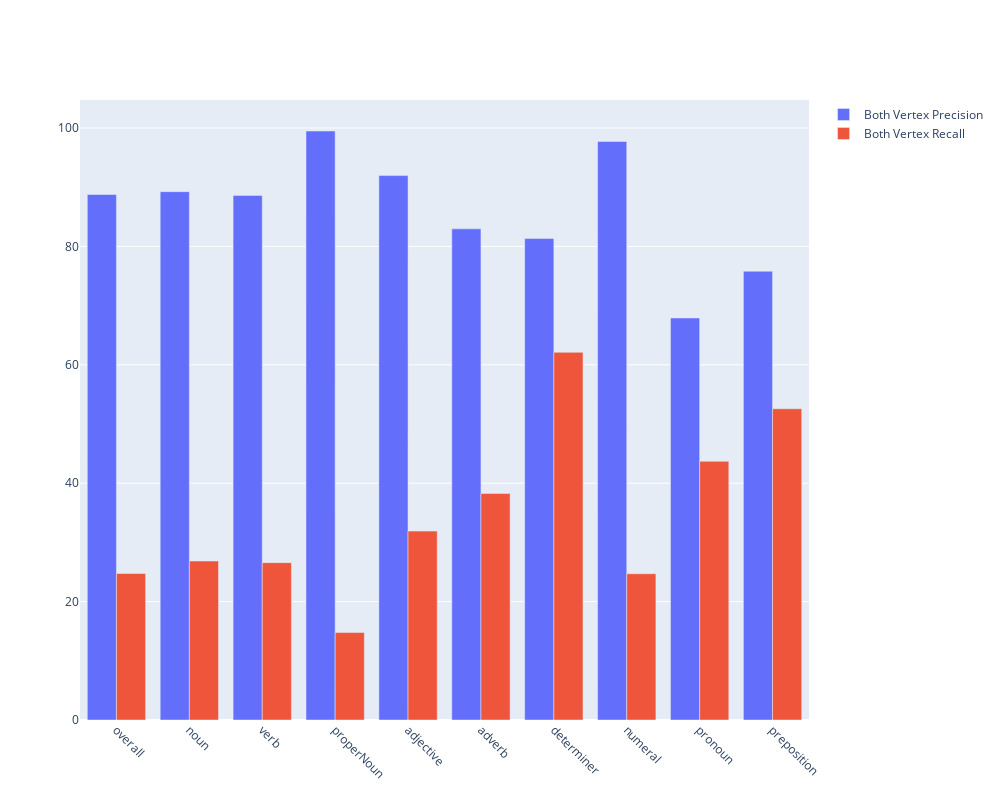
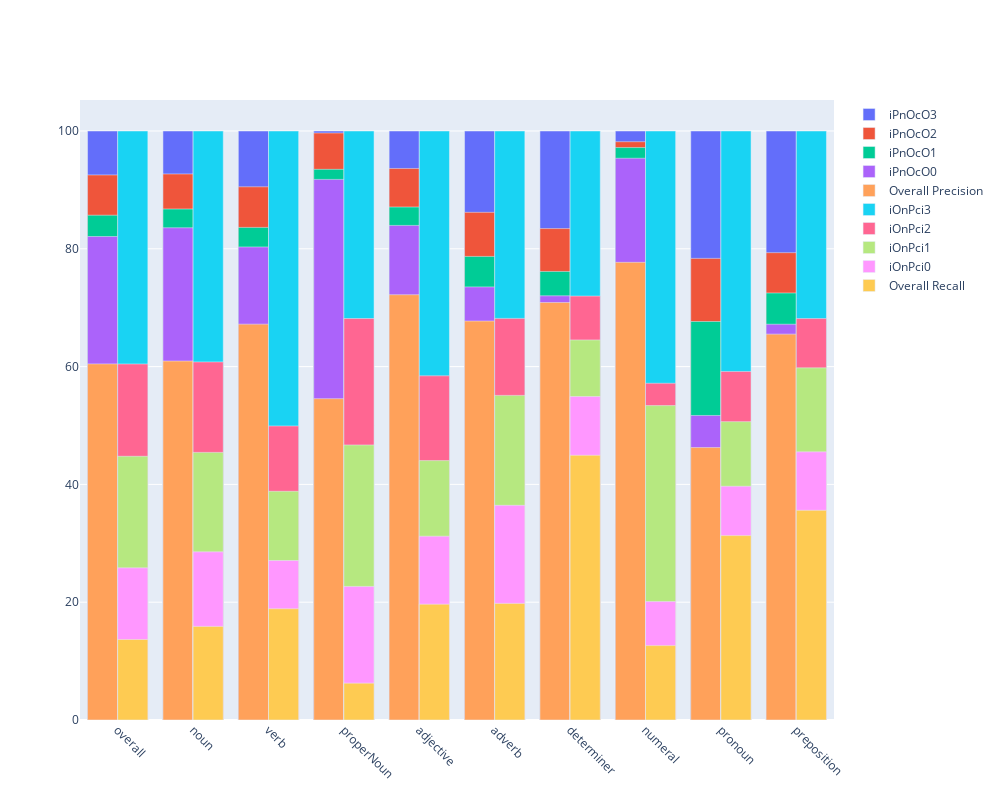

Write notebook code for charts like these, in order.
### Markdown cell above
<h4> Overall Results </h4>

### Code cell
langlist = ["en-es", "en-ca", "fr-es", "fr-ca", "eo-fr", "eo-ca", "eo-en", "eo-es", "oc-ca", "oc-es", "oc-fr"]
avgpredratio = {}
for pos in ppos_req:
    avgpredratio.update({pos : 0})
abvP, abvR, aipnoco, aionpci = [0]*10, [0]*10, [ [0]*10 for _ in range(5)], [ [0]*10 for _ in range(5)]
for lang in langlist:
    metrics = getRaw(lang)
    for pos in ppos_req:
        avgpredratio[pos] += metrics[pos].PE*100/metrics[pos].OE
    bvP, bvR, ipnoco, ionpci = compute(metrics)
    for i in range(len(bvP)):
        abvP[i] += bvP[i]
        abvR[i] += bvR[i]
        for j in range(5):
            aipnoco[j][i] += ipnoco[j][i]
            aionpci[j][i] += ionpci[j][i]
    
for i in range(10):
    abvP[i]/=len(langlist)
    abvR[i]/=len(langlist)
    for j in range(5):
        aipnoco[j][i]/=len(langlist)
        aionpci[j][i]/=len(langlist)
for pos in avgpredratio:
    avgpredratio[pos]/=len(langlist)
    
for pos in ppos_req:
    print(pos + " - Percentage of Translations Predicted: %.2f%%" % avgpredratio[pos] )
plot2in2(abvP, abvR, aipnoco, aionpci)

### Figure 1 — Plotly figure (JSON) as saved in the notebook; plotly's stock layout.template omitted (floating-point values rounded to 4 significant figures)
{"data": [{"base": 0, "name": "Both Vertex Precision", "offset": -0.4, "type": "bar", "width": 0.4, "x": ["overall", "noun", "verb", "properNoun", "adjective", "adverb", "determiner", "numeral", "pronoun", "preposition"], "y": [88.77, 89.25, 88.62, 99.49, 91.96, 82.96, 81.33, 97.73, 67.91, 75.81]}, {"base": 0, "name": "Both Vertex Recall", "offset": 0, "type": "bar", "width": 0.4, "x": ["overall", "noun", "verb", "properNoun", "adjective", "adverb", "determiner", "numeral", "pronoun", "preposition"], "y": [24.74, 26.85, 26.57, 14.77, 31.91, 38.27, 62.11, 24.71, 43.7, 52.58]}], "layout": {"barmode": "group", "height": 800, "width": 1000, "xaxis": {"tickangle": 45}}}

### Figure 2 — Plotly figure (JSON) as saved in the notebook; plotly's stock layout.template omitted (floating-point values rounded to 4 significant figures)
{"data": [{"base": 0, "name": "iPnOcO3", "offset": -0.4, "type": "bar", "width": 0.4, "x": ["overall", "noun", "verb", "properNoun", "adjective", "adverb", "determiner", "numeral", "pronoun", "preposition"], "y": [100, 100.0, 100.0, 100.0, 100, 100.0, 100, 100.0, 100.0, 100]}, {"base": 0, "name": "iPnOcO2", "offset": -0.4, "type": "bar", "width": 0.4, "x": ["overall", "noun", "verb", "properNoun", "adjective", "adverb", "determiner", "numeral", "pronoun", "preposition"], "y": [92.54, 92.71, 90.53, 99.66, 93.64, 86.19, 83.44, 98.18, 78.37, 79.34]}, {"base": 0, "name": "iPnOcO1", "offset": -0.4, "type": "bar", "width": 0.4, "x": ["overall", "noun", "verb", "properNoun", "adjective", "adverb", "determiner", "numeral", "pronoun", "preposition"], "y": [85.7, 86.76, 83.63, 93.49, 87.09, 78.7, 76.15, 97.19, 67.66, 72.5]}, {"base": 0, "name": "iPnOcO0", "offset": -0.4, "type": "bar", "width": 0.4, "x": ["overall", "noun", "verb", "properNoun", "adjective", "adverb", "determiner", "numeral", "pronoun", "preposition"], "y": [82.09, 83.57, 80.31, 91.78, 83.97, 73.53, 72.02, 95.37, 51.7, 67.19]}, {"base": 0, "name": "Overall Precision", "offset": -0.4, "type": "bar", "width": 0.4, "x": ["overall", "noun", "verb", "properNoun", "adjective", "adverb", "determiner", "numeral", "pronoun", "preposition"], "y": [60.46, 60.94, 67.2, 54.56, 72.21, 67.73, 70.88, 77.7, 46.26, 65.51]}, {"base": 0, "name": "iOnPci3", "offset": 0, "type": "bar", "width": 0.4, "x": ["overall", "noun", "verb", "properNoun", "adjective", "adverb", "determiner", "numeral", "pronoun", "preposition"], "y": [100, 100, 100, 100, 100, 100, 100, 100, 100, 100]}, {"base": 0, "name": "iOnPci2", "offset": 0, "type": "bar", "width": 0.4, "x": ["overall", "noun", "verb", "properNoun", "adjective", "adverb", "determiner", "numeral", "pronoun", "preposition"], "y": [60.45, 60.79, 49.92, 68.16, 58.44, 68.18, 71.97, 57.17, 59.17, 68.16]}, {"base": 0, "name": "iOnPci1", "offset": 0, "type": "bar", "width": 0.4, "x": ["overall", "noun", "verb", "properNoun", "adjective", "adverb", "determiner", "numeral", "pronoun", "preposition"], "y": [44.77, 45.43, 38.83, 46.69, 44.04, 55.11, 64.52, 53.38, 50.65, 59.79]}, {"base": 0, "name": "iOnPci0", "offset": 0, "type": "bar", "width": 0.4, "x": ["overall", "noun", "verb", "properNoun", "adjective", "adverb", "determiner", "numeral", "pronoun", "preposition"], "y": [25.83, 28.55, 27.08, 22.68, 31.2, 36.45, 54.93, 20.11, 39.68, 45.52]}, {"base": 0, "name": "Overall Recall", "offset": 0, "type": "bar", "width": 0.4, "x": ["overall", "noun", "verb", "properNoun", "adjective", "adverb", "determiner", "numeral", "pronoun", "preposition"], "y": [13.67, 15.89, 18.89, 6.26, 19.66, 19.8, 44.94, 12.63, 31.31, 35.6]}], "layout": {"barmode": "group", "height": 800, "width": 1000, "xaxis": {"tickangle": 45}}}
